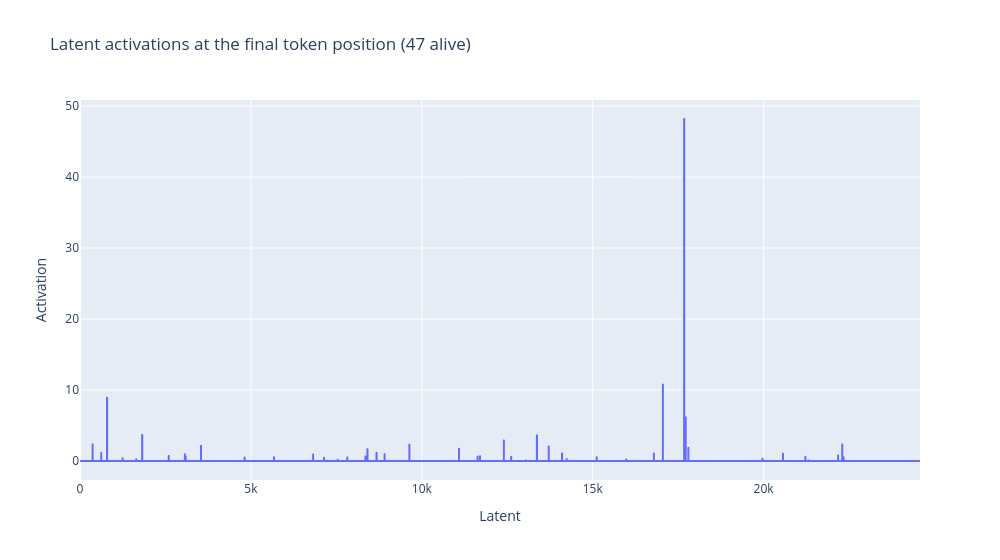

Notebook source saved alongside this figure:
### Markdown cell above
`run_with_cache_with_saes` makes it easy to explore which SAE latents are active across any input. We can also use this along with the argument `stop_at_layer` in our forward pass, because we don't need to compute any activations past the SAE layer.

Let's explore the active latents at the final token in our prompt. You should find that the first latent fires on the word "global", particularly in the context of disasters such as "global warming", "global poverty" and "global war".

### Code cell
# Get top activations on final token
_, cache = gpt2.run_with_cache_with_saes(
    prompt,
    saes=[gpt2_sae],
    stop_at_layer=_get_hook_layer(gpt2_sae) + 1,
)
sae_acts_post = cache[f"{gpt2_sae.cfg.metadata.hook_name}.hook_sae_acts_post"][0, -1, :]

# Plot line chart of latent activations
px.line(
    sae_acts_post.cpu().numpy(),
    title=f"Latent activations at the final token position ({sae_acts_post.nonzero().numel()} alive)",
    labels={"index": "Latent", "value": "Activation"},
    width=1000,
).update_layout(showlegend=False).show()

# Print the top 5 latents, and inspect their dashboards
for act, ind in zip(*sae_acts_post.topk(3)):
    print(f"Latent {ind} had activation {act:.2f}")
    display_dashboard(latent_idx=ind)

### Figure 1 — Plotly figure (JSON) as saved in the notebook; plotly's stock layout.template omitted (floating-point values rounded to 4 significant figures; data arrays with more than 128 entries replaced by an {"elided": "..."} marker saying what was removed)
{"data": [{"hovertemplate": "variable=0<br>Latent=%{x}<br>Activation=%{y}<extra></extra>", "legendgroup": "0", "line": {"color": "#636efa", "dash": "solid"}, "marker": {"symbol": "circle"}, "mode": "lines", "name": "0", "showlegend": true, "type": "scattergl", "x": {"elided": "24576 int values"}, "xaxis": "x", "y": {"elided": "24576 float values"}, "yaxis": "y"}], "layout": {"legend": {"title": {"text": "variable"}, "tracegroupgap": 0}, "showlegend": false, "title": {"text": "Latent activations at the final token position (47 alive)"}, "width": 1000, "xaxis": {"anchor": "y", "domain": [0, 1], "title": {"text": "Latent"}}, "yaxis": {"anchor": "x", "domain": [0, 1], "title": {"text": "Activation"}}}}
